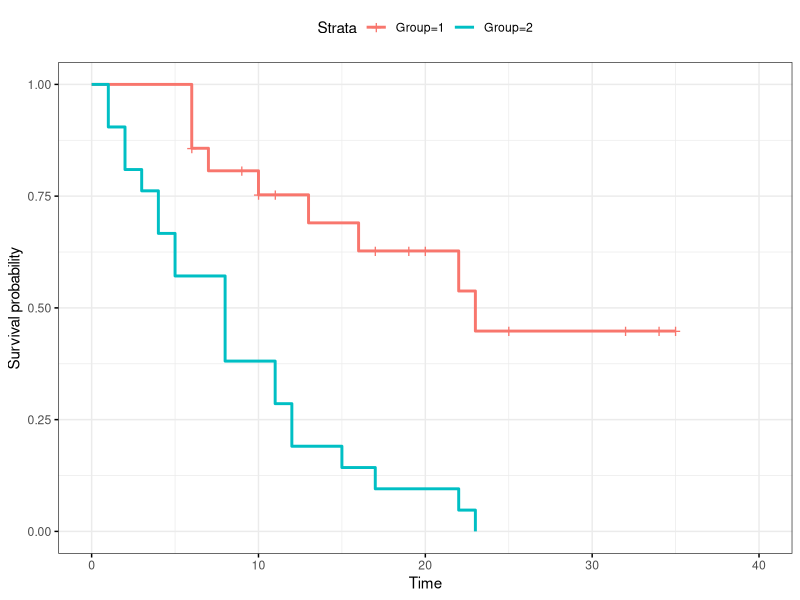

Recreate this plot in R. (Note: this script raises an error after producing the figure.)
## ---- chunk 1
library(knitr)
library(readxl)
library(survival)
library(survminer)
library(coin)
library(car)
library(survMisc)
library(dplyr)
library(tidyr)
## ---- chunk 2
data2.1 <-  read_excel("../data/AKH_Data contoh Soal.xlsx", sheet = "Contoh 2.1")
str(data2.1)
## ---- chunk 3
kable(head(data2.1))
## ---- chunk 4
data2.1$Group <- as.factor(data2.1$Group)
fit1 <- survfit(Surv(t, Status) ~ Group, data = data2.1)
summary(fit1)
## ---- chunk 5
ggsurvplot(fit1, data = data2.1,ggtheme = theme_bw())
## ---- chunk 6
test <- survdiff(Surv(t, Status) ~ Group, data = data2.1)
test
## ---- chunk 7
logrank_test(Surv(t, Status) ~ Group, data = data2.1, type="Gehan-Breslow")
## ---- chunk 8
data5.1 <- read_excel("../data/AKH_Data contoh Soal.xlsx", sheet = "Contoh 5.1")
kable(data5.1)
## ---- chunk 9
data5.1$X1 <- as.factor(data5.1$X1)
model5.1 <- coxph(Surv(waktu,status)~X1, data = data5.1)
model5.1
## ---- chunk 10
data5.2 <-  read_excel("../data/AKH_Data contoh Soal.xlsx", sheet = "Contoh 5.2")
str(data5.2)
## ---- chunk 11
kable(head(data5.2))
## ---- chunk 12
data5.2$Group <- as.factor(data5.2$Group)
model5.2_Group <- coxph(Surv(t,status)~Group, data = data5.2)
model5.2_Group
## ---- chunk 13
data5.2$katlogWBC <- factor(if_else(data5.2$logWBC<=2.3,0,if_else(data5.2$logWBC<=3,1,2)))  #kategorikkan LogWBC
model5.2_katlogWBC <- coxph(Surv(t,status)~katlogWBC, data = data5.2)
model5.2_katlogWBC
## ---- chunk 14
model5.2_GroupkatlogWBC <- coxph(Surv(t,status)~Group+katlogWBC, data = data5.2)
model5.2_GroupkatlogWBC
## ---- chunk 15
model5.2_GroupxkatkatlogWBC <- coxph(Surv(t,status)~Group*logWBC, data = data5.2)
model5.2_GroupxkatkatlogWBC
## ---- chunk 16
#a
fit5.2_Group <- survfit(Surv(t,status)~Group, data = data5.2)
ggsurvplot(fit5.2_Group)
## ---- chunk 17
ggsurvplot(fit5.2_Group, fun = "cloglog")
## ---- chunk 18
#b
fit5.2_katlogWBC <- survfit(Surv(t,status)~katlogWBC, data = data5.2)
ggsurvplot(fit5.2_katlogWBC, fun = "cloglog")
## ---- chunk 19
#a
sumfit5.2a <- summary(fit5.2_Group)
plot(sumfit5.2a$time[sumfit5.2a$strata=="Group=2"],
     -log(-log(sumfit5.2a$surv[sumfit5.2a$strata=="Group=2"])),
     type ="s", xlab = "t", ylab ="-log-log S" )
lines(sumfit5.2a$time[sumfit5.2a$strata=="Group=1"],
     -log(-log(sumfit5.2a$surv[sumfit5.2a$strata=="Group=1"])),
     type ="s", col=2)
legend("topright",legend = c("2","1"), col = 1:3 , lty = 1:3, title ="Group")
## ---- chunk 20
#b
sumfit5.2b <- summary(fit5.2_katlogWBC)
plot(sumfit5.2b$time[sumfit5.2b$strata=="katlogWBC=2"],
     -log(-log(sumfit5.2b$surv[sumfit5.2b$strata=="katlogWBC=2"])),
     type ="s", xlab = "t", ylab ="-log-log S" )
lines(sumfit5.2b$time[sumfit5.2b$strata=="katlogWBC=1"],
     -log(-log(sumfit5.2b$surv[sumfit5.2b$strata=="katlogWBC=1"])),
     type ="s", col=2)
lines(sumfit5.2b$time[sumfit5.2b$strata=="katlogWBC=0"],
     -log(-log(sumfit5.2b$surv[sumfit5.2b$strata=="katlogWBC=0"])),
     type ="s", col=3)
legend("bottomleft",legend = c("2","1","0"), col = 1:3, lty = 1:3, title ="katlogWBC")
## ---- chunk 21
#a
cox.zph(model5.2_Group)
## ---- chunk 22
#b
cox.zph(model5.2_katlogWBC)
## ---- chunk 23
data7.1 <- cancer[,c("time","status","sex","age","ph.karno")]
str(data7.1)
## ---- chunk 24
data7.1$catage<- Recode(data7.1$age, "lo:47=1;48:71=2;72:hi=3") #mengkategorikan umur
data7.1$sex <- as.factor(data7.1$sex)
data7.1 <- na.omit(data7.1) #mengahpus observasi yang memiliki missing value
kable(head(data7.1))
## ---- chunk 25
model7.1a<- coxph(Surv(time,status)~ catage + ph.karno + sex, data = data7.1)
cox.zph(model7.1a)
## ---- chunk 26
model7.1b <- coxph(Surv(time,status)~sex+strata(ph.karno)+catage, data = data7.1)
cox.zph(model7.1b)
## ---- chunk 27
modelcancer1 <- coxph(Surv(time,status)~sex+ph.karno+strata(catage), data =data7.1)
modelcancer1
## ---- chunk 28
modelcancer1$loglik[2]
## ---- chunk 29
modelcancer2 <- coxph(Surv(time,status)~ph.karno+strata(catage), data = data7.1)
modelcancer2
## ---- chunk 30
modelcancer2$loglik[2]
## ---- chunk 31
pchisq(-2*modelcancer2$loglik[2]-(-2*modelcancer1$loglik[2]),1,lower.tail = F)
